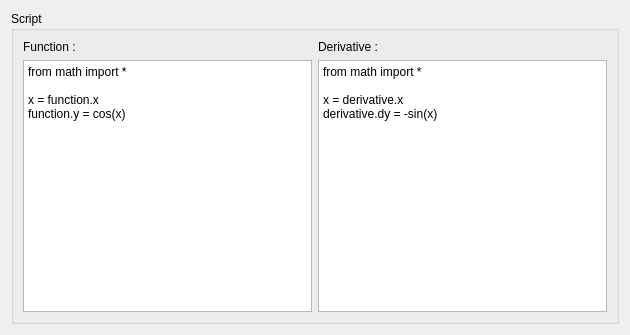
<?xml version="1.0" encoding="UTF-8"?>
<ui version="4.0">
 <class>Dialog</class>
 <widget class="QDialog" name="Dialog">
  <property name="geometry">
   <rect>
    <x>0</x>
    <y>0</y>
    <width>630</width>
    <height>335</height>
   </rect>
  </property>
  <property name="windowTitle">
   <string>Dialog</string>
  </property>
  <layout class="QGridLayout" name="gridLayout_3">
   <item row="0" column="0" colspan="2">
    <widget class="QGroupBox" name="groupBox">
     <property name="title">
      <string>Script</string>
     </property>
     <layout class="QGridLayout" name="gridLayout_2">
      <item row="0" column="0">
       <widget class="QLabel" name="label">
        <property name="text">
         <string>Function :</string>
        </property>
       </widget>
      </item>
      <item row="0" column="1">
       <widget class="QLabel" name="label_2">
        <property name="text">
         <string>Derivative :</string>
        </property>
       </widget>
      </item>
      <item row="1" column="0">
       <widget class="QPlainTextEdit" name="fn_textbox">
        <property name="plainText">
         <string>from math import *

x = function.x
function.y = cos(x)</string>
        </property>
       </widget>
      </item>
      <item row="1" column="1">
       <widget class="QPlainTextEdit" name="df_textbox">
        <property name="plainText">
         <string>from math import *

x = derivative.x
derivative.dy = -sin(x)</string>
        </property>
       </widget>
      </item>
     </layout>
    </widget>
   </item>
  </layout>
 </widget>
 <resources/>
 <connections/>
</ui>
